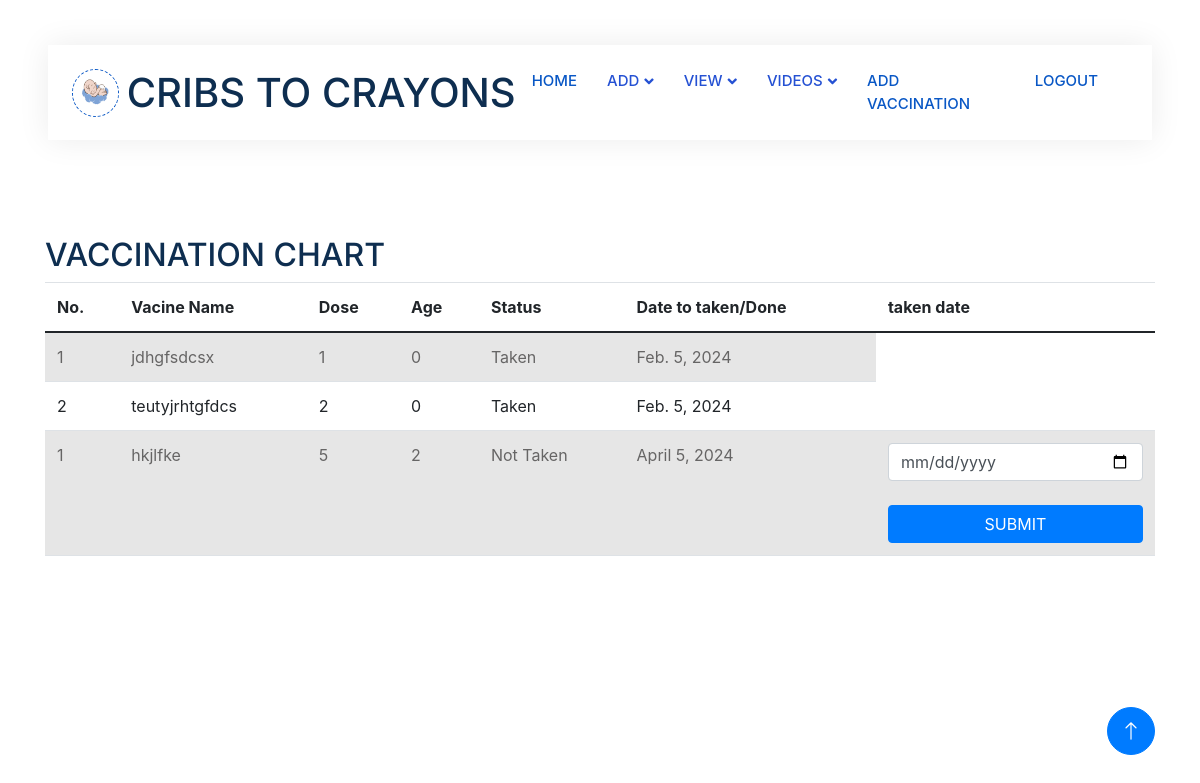
The app's page /viewbabyvaccine/3 (signed in) with its own data.
### app1/models.py (models this page shows, shortened)
class Baby_vaccine(models.Model):
    baby_id=models.ForeignKey(Baby_details,on_delete=models.CASCADE)
    vaccination_id=models.ForeignKey(Vaccination,on_delete=models.CASCADE,null=True, blank=True)
    vaccination_status=models.CharField(max_length=50,null=True, blank=True)
    date=models.DateField(null=True,blank=True)

class Vaccination(models.Model):
     hospital_id=models.ForeignKey(Hospital,on_delete=models.CASCADE)
     Vaccination_name=models.CharField(max_length=100,blank=True,null=True)
     Dose=models.IntegerField(null=True, blank=True)
     Age=models.IntegerField(null=True, blank=True)

### app1/views.py (the view)
# urls.py: path('viewbabyvaccine/<int:id>',views.viewbaby_vaccine,name="viewbabyvaccine"),
def viewbaby_vaccine(request,id):
    log_id=LoginUser.objects.get(id=request.user.id)
    hospital=Hospital.objects.get(login_id=log_id)
    vaccine=Vaccination.objects.filter(hospital_id=hospital)
    b_id=Baby_details.objects.get(id=id)
    babyvaccine=Baby_vaccine.objects.filter(baby_id=b_id)
    taken_vaccine_ids = babyvaccine.values_list('vaccination_id', flat=True)
    not_taken_vaccines = vaccine.exclude(id__in=taken_vaccine_ids)
    for vaccine in not_taken_vaccines:
        vaccine.age_in_months = vaccine.Age
        vaccine.vaccination_date = b_id.birth_date + timedelta(days=30 * vaccine.age_in_months)
        notification_date = vaccine.vaccination_date - timedelta(days=7)
        if notification_date >= timezone.now().date():
            send_notification_to_parent(b_id, vaccine, notification_date)
    not_taken_vaccines = sorted(not_taken_vaccines, key=lambda x: x.vaccination_date)
    context={
        'vaccines':vaccine,
        'baby':babyvaccine,
        'not_taken_vaccines':not_taken_vaccines,
        'b_id':b_id
    }
    return render(request,'Hospital/babyvaccineview.html',context)

### template/Hospital/babyvaccineview.html (shortened to what this page needs)
<!DOCTYPE html>
<html lang="en">
{% load static %}
<head>
  <link href="https://cdnjs.cloudflare.com/ajax/libs/font-awesome/5.10.0/css/all.min.css" rel="stylesheet">
  <link href="https://cdn.jsdelivr.net/npm/bootstrap-icons@1.4.1/font/bootstrap-icons.css" rel="stylesheet">
  <link href="{% static 'js/animate.min.css' %}" rel="stylesheet">
  <link href="{% static 'js/owl.carousel.min.css' %}" rel="stylesheet">
  <link href="{% static 'css/bootstrap.min.css' %}" rel="stylesheet">
  <link rel="stylesheet" href="https://stackpath.bootstrapcdn.com/bootstrap/4.5.2/css/bootstrap.min.css">
  <link href="{% static 'css/style.css' %}" rel="stylesheet">
</head>
<body>
  <div class="container-xxl bg-white p-0">
    <div class="container-fluid nav-bar bg-transparent">
      <nav class="navbar navbar-expand-lg bg-white navbar-light py-0 px-4">
        <a href="" class="navbar-brand d-flex align-items-center text-center">
          <div class="icon p-2 me-2">
            <img class="img-fluid" src="{% static 'img/logo.gif' %}" alt="Icon" style="width: 30px; height: 30px;">
          </div>
          <h1 class="m-0 ">CRIBS TO CRAYONS</h1>
        </a>
        <div class="collapse navbar-collapse" id="navbarCollapse">
          <div class="navbar-nav ms-auto">
            <a href="{% url 'hospitalprofile'%}" class="nav-item nav-link active" >HOME</a>
            <div class="nav-item dropdown">
              <a href="#" class="nav-link dropdown-toggle" data-bs-toggle="dropdown">ADD</a>
            </div>
            <div class="nav-item dropdown">
              <a href="#" class="nav-link dropdown-toggle" data-bs-toggle="dropdown">VIEW</a>
            </div>
            <div class="nav-item dropdown">
              <a href="#" class="nav-link dropdown-toggle" data-bs-toggle="dropdown">VIDEOS</a>
            </div>
            <a href="{% url 'addvaccination'%}" class="nav-item nav-link active">ADD VACCINATION</a>
            <a href="{% url 'login'%}" class="nav-item nav-link active">LOGOUT</a>
          </div>
      </nav>
    </div>
    <br>
    <br>
    <br>
    <br>
    <div class="container">
      <h2>VACCINATION CHART</h2>
      <table class="table table-striped">
        <thead>
          <tr>
            <th>No.</th>
            <th>Vacine Name</th>
            <th>Dose</th>
            <th>Age</th>
            <th>Status</th>
            <th>Date to taken/Done</th>
            <th>taken date</th>
          </tr>
        </thead>
        <tbody>
          {% for i in baby %}
          <tr>
            <td>{{ forloop.counter }}</td>
            <td>{{ i.vaccination_id.Vaccination_name }}</td>
            <td>{{ i.vaccination_id.Dose }}</td>
            <td>{{ i.vaccination_id.Age }}</td>
            <td>Taken</td>
            <td>{{ i.date }}</td>
          </tr>
          {% endfor %}
          {% for vaccine in not_taken_vaccines %}
          <tr>
            <td>{{ forloop.counter }}</td>
            <td>{{ vaccine.Vaccination_name }}</td>
            <td>{{ vaccine.Dose }}</td>
            <td>{{ vaccine.Age }}</td>
            <td>Not Taken</td>
            <td>
              {% if vaccine.vaccination_date %}
              {{ vaccine.vaccination_date }}
              {% endif %}
            </td>
            <td>
              <form action="{% url 'vtaken' id=b_id.id %}" method="POST">
                <div class="form-group">
                  <input type="date" class="form-control" id="username" name="date" required>
                </div>
                <div class="d-flex mt-4">
                  <button type="submit" class="btn btn-primary btn-block mx-auto">SUBMIT</button>
                </div>
              </form>
            </td>
          </tr>
          {% endfor %}
        </tbody>
      </table>
    </div>
    <a href="#" class="btn btn-lg btn-primary btn-lg-square back-to-top"><i class="bi bi-arrow-up"></i></a>
  </div>
</body>
</html>

### static/css/style.css (style rules this page uses)
:root { --primary: #0957c5; --secondary: #2264ff; --light: #EFFDF5; --dark: #2551d3; }
.back-to-top { position: fixed; display: none; right: 45px; bottom: 45px; z-index: 99; }
.btn { transition: .5s; }
.btn.btn-primary, .btn.btn-secondary { color: #FFFFFF; }
.btn-lg-square { width: 48px; height: 48px; }
.btn-square, .btn-sm-square, .btn-lg-square { padding: 0; display: flex; align-items: center; justify-content: center; font-weight: normal; border-radius: 50px; }
.nav-bar { position: relative; margin-top: 45px; padding: 0 3rem; transition: .5s; z-index: 9999; }
.navbar { box-shadow: 0 0 30px rgba(0, 0, 0, .08); }
.navbar .dropdown-toggle::after { border: none; content: "\f107"; font-family: "Font Awesome 5 Free"; font-weight: 900; vertical-align: middle; margin-left: 5px; transition: .5s; }
.navbar-light .navbar-nav .nav-link { margin-right: 30px; padding: 25px 0; color: #5288e0; font-size: 15px; text-transform: uppercase; outline: none; }
.navbar-light .navbar-nav .nav-link:hover, .navbar-light .navbar-nav .nav-link.active { color: var(--primary); }
.navbar-light .navbar-brand { height: 75px; }
.navbar-light .navbar-nav .nav-link { color: var(--dark); font-weight: 500; }
.icon { padding: 15px; display: inline-flex; align-items: center; justify-content: center; background: #FFFFFF !important; border-radius: 50px; border: 1px dashed var(--primary) !important; }

### records on screen
Baby_vaccine: vaccination_id.Vaccination_name "jdhgfsdcsx", vaccination_id.Dose "1", vaccination_id.Age "0", date "Feb. 5, 2024"
Baby_vaccine: vaccination_id.Vaccination_name "teutyjrhtgfdcs", vaccination_id.Dose "2", vaccination_id.Age "0", date "Feb. 5, 2024"
Vaccination: Vaccination_name "hkjlfke", Dose "5", Age "2", vaccination_date "April 5, 2024"
